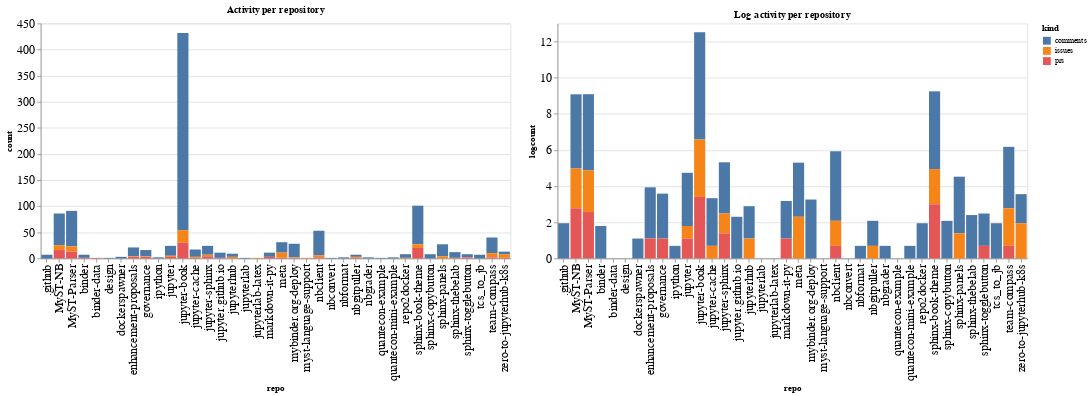

Notebook code cell kept with this figure:
### Code cell
ch1 = alt.Chart(repo_summaries, width=600, title="Activity per repository").mark_bar().encode(
    x='repo',
    y='count',
    color='kind',
    tooltip="kind"
)

ch2 = alt.Chart(repo_summaries, width=600, title="Log activity per repository").mark_bar().encode(
    x='repo',
    y='logcount',
    color='kind',
    tooltip="kind"
)

ch1 | ch2

### Figure 1 — Vega-Lite specification as saved in the notebook (floating-point values rounded to 4 significant figures)
{"config": {"axisLeft": {"labelFontSize": 15}, "axisBottom": {"labelFontSize": 15}}, "hconcat": [{"mark": "bar", "encoding": {"color": {"type": "nominal", "field": "kind"}, "tooltip": {"type": "nominal", "field": "kind"}, "x": {"type": "nominal", "field": "repo"}, "y": {"type": "quantitative", "field": "count"}}, "title": "Activity per repository", "width": 600}, {"mark": "bar", "encoding": {"color": {"type": "nominal", "field": "kind"}, "tooltip": {"type": "nominal", "field": "kind"}, "x": {"type": "nominal", "field": "repo"}, "y": {"type": "quantitative", "field": "logcount"}}, "title": "Log activity per repository", "width": 600}], "data": {"name": "data-3220f26e685abc1fd9c061e229b9f651"}, "$schema": "https://vega.github.io/schema/vega-lite/v4.8.1.json", "datasets": {"data-3220f26e685abc1fd9c061e229b9f651": [{"repo": ".github", "kind": "comments", "count": 7, "logcount": 1.946}, {"repo": "MyST-NB", "kind": "comments", "count": 61, "logcount": 4.111}, {"repo": "MyST-NB", "kind": "issues", "count": 9, "logcount": 2.197}, {"repo": "MyST-NB", "kind": "prs", "count": 16, "logcount": 2.773}, {"repo": "MyST-Parser", "kind": "comments", "count": 68, "logcount": 4.22}, {"repo": "MyST-Parser", "kind": "issues", "count": 10, "logcount": 2.303}, {"repo": "MyST-Parser", "kind": "prs", "count": 13, "logcount": 2.565}, {"repo": "binder", "kind": "comments", "count": 6, "logcount": 1.792}, {"repo": "binder", "kind": "prs", "count": 1, "logcount": 0.0}, {"repo": "binder-data", "kind": "prs", "count": 1, "logcount": 0.0}, {"repo": "design", "kind": "comments", "count": 1, "logcount": 0.0}, {"repo": "dockerspawner", "kind": "comments", "count": 3, "logcount": 1.099}, {"repo": "enhancement-proposals", "kind": "comments", "count": 17, "logcount": 2.833}, {"repo": "enhancement-proposals", "kind": "issues", "count": 1, "logcount": 0.0}, {"repo": "enhancement-proposals", "kind": "prs", "count": 3, "logcount": 1.099}, {"repo": "governance", "kind": "comments", "count": 12, "logcount": 2.485}, {"repo": "governance", "kind": "issues", "count": 1, "logcount": 0.0}, {"repo": "governance", "kind": "prs", "count": 3, "logcount": 1.099}, {"repo": "ipython", "kind": "comments", "count": 2, "logcount": 0.6931}, {"repo": "jupyter", "kind": "comments", "count": 19, "logcount": 2.944}, {"repo": "jupyter", "kind": "issues", "count": 2, "logcount": 0.6931}, {"repo": "jupyter", "kind": "prs", "count": 3, "logcount": 1.099}, {"repo": "jupyter-book", "kind": "comments", "count": 378, "logcount": 5.935}, {"repo": "jupyter-book", "kind": "issues", "count": 24, "logcount": 3.178}, {"repo": "jupyter-book", "kind": "prs", "count": 30, "logcount": 3.401}, {"repo": "jupyter-cache", "kind": "comments", "count": 14, "logcount": 2.639}, {"repo": "jupyter-cache", "kind": "issues", "count": 2, "logcount": 0.6931}, {"repo": "jupyter-cache", "kind": "prs", "count": 1, "logcount": 0.0}, {"repo": "jupyter-sphinx", "kind": "comments", "count": 17, "logcount": 2.833}, {"repo": "jupyter-sphinx", "kind": "issues", "count": 3, "logcount": 1.099}, {"repo": "jupyter-sphinx", "kind": "prs", "count": 4, "logcount": 1.386}, {"repo": "jupyter.github.io", "kind": "comments", "count": 10, "logcount": 2.303}, {"repo": "jupyter.github.io", "kind": "prs", "count": 1, "logcount": 0.0}, {"repo": "jupyterhub", "kind": "comments", "count": 6, "logcount": 1.792}, {"repo": "jupyterhub", "kind": "issues", "count": 3, "logcount": 1.099}, {"repo": "jupyterlab", "kind": "comments", "count": 1, "logcount": 0.0}, {"repo": "jupyterlab-latex", "kind": "issues", "count": 1, "logcount": 0.0}, {"repo": "markdown-it-py", "kind": "comments", "count": 8, "logcount": 2.079}, {"repo": "markdown-it-py", "kind": "prs", "count": 3, "logcount": 1.099}, {"repo": "meta", "kind": "comments", "count": 20, "logcount": 2.996}, {"repo": "meta", "kind": "issues", "count": 10, "logcount": 2.303}, {"repo": "meta", "kind": "prs", "count": 1, "logcount": 0.0}, {"repo": "mybinder.org-deploy", "kind": "comments", "count": 26, "logcount": 3.258}, {"repo": "mybinder.org-deploy", "kind": "issues", "count": 1, "logcount": 0.0}, {"repo": "mybinder.org-deploy", "kind": "prs", "count": 1, "logcount": 0.0}, {"repo": "myst-language-support", "kind": "issues", "count": 1, "logcount": 0.0}, {"repo": "nbclient", "kind": "comments", "count": 47, "logcount": 3.85}, {"repo": "nbclient", "kind": "issues", "count": 4, "logcount": 1.386}, {"repo": "nbclient", "kind": "prs", "count": 2, "logcount": 0.6931}, {"repo": "nbconvert", "kind": "comments", "count": 1, "logcount": 0.0}, {"repo": "nbformat", "kind": "comments", "count": 2, "logcount": 0.6931}, {"repo": "nbgitpuller", "kind": "comments", "count": 4, "logcount": 1.386}, {"repo": "nbgitpuller", "kind": "issues", "count": 2, "logcount": 0.6931}, {"repo": "nbgitpuller", "kind": "prs", "count": 1, "logcount": 0.0}, {"repo": "nbgrader", "kind": "comments", "count": 2, "logcount": 0.6931}, {"repo": "quantecon-example", "kind": "comments", "count": 1, "logcount": 0.0}, {"repo": "quantecon-mini-example", "kind": "comments", "count": 2, "logcount": 0.6931}, {"repo": "repo2docker", "kind": "comments", "count": 7, "logcount": 1.946}, {"repo": "repo2docker", "kind": "issues", "count": 1, "logcount": 0.0}, {"repo": "sphinx-book-theme", "kind": "comments", "count": 74, "logcount": 4.304}, {"repo": "sphinx-book-theme", "kind": "issues", "count": 7, "logcount": 1.946}, {"repo": "sphinx-book-theme", "kind": "prs", "count": 20, "logcount": 2.996}, {"repo": "sphinx-copybutton", "kind": "comments", "count": 8, "logcount": 2.079}, {"repo": "sphinx-panels", "kind": "comments", "count": 23, "logcount": 3.135}, {"repo": "sphinx-panels", "kind": "issues", "count": 4, "logcount": 1.386}, {"repo": "sphinx-thebelab", "kind": "comments", "count": 11, "logcount": 2.398}, {"repo": "sphinx-thebelab", "kind": "issues", "count": 1, "logcount": 0.0}, {"repo": "sphinx-togglebutton", "kind": "comments", "count": 6, "logcount": 1.792}, {"repo": "sphinx-togglebutton", "kind": "prs", "count": 2, "logcount": 0.6931}, {"repo": "tcs_to_jb", "kind": "comments", "count": 7, "logcount": 1.946}, {"repo": "team-compass", "kind": "comments", "count": 30, "logcount": 3.401}, {"repo": "team-compass", "kind": "issues", "count": 8, "logcount": 2.079}, {"repo": "team-compass", "kind": "prs", "count": 2, "logcount": 0.6931}, {"repo": "zero-to-jupyterhub-k8s", "kind": "comments", "count": 5, "logcount": 1.609}, {"repo": "zero-to-jupyterhub-k8s", "kind": "issues", "count": 7, "logcount": 1.946}, {"repo": "zero-to-jupyterhub-k8s", "kind": "prs", "count": 1, "logcount": 0.0}]}}
